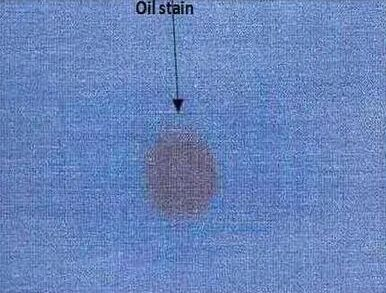
#> input picture uploads/temp_77bfac65b4a44cb39d56a00fb9a85b5d.jpg, 386 x 293 px, found by its file name
$ python debug.py
#> lines starting #> are read from the running program, lines starting #| are printed output that depends on the picture; after the words box and inside, x2 and y2 are one past the last pixel; in counts of white or black regions, pixels touching at a corner belong together
import cv2
import sys
import numpy as np

img_path = "C:\\Users\\admin\\.gemini\\antigravity\\scratch\\project\\uploads\\temp_77bfac65b4a44cb39d56a00fb9a85b5d.jpg"
img = cv2.imread(img_path)
#> img is the input picture: shape (293, 386, 3); mean B, G, R 189, 132.5, 103.5
if img is None:
    print("Could not read image")
    sys.exit()

lab = cv2.cvtColor(img, cv2.COLOR_BGR2LAB)
#> lab: shape (293, 386, 3); mean of channels 0, 1, 2 140.9, 133.1, 95.2
l, a, b = cv2.split(lab)
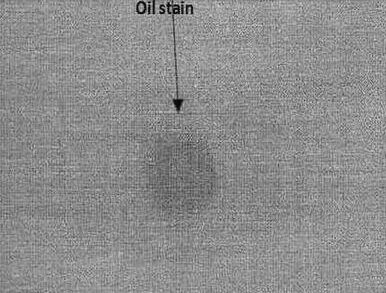
#> l: shape (293, 386); min 2, max 227, mean 140.9
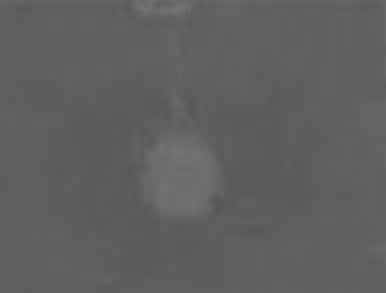
#> b: shape (293, 386); min 86, max 120, mean 95.2

median_a = np.median(a)
#> median_a = 133
median_b = np.median(b)
#> median_b = 95

dist = np.sqrt(np.square(a.astype(float) - median_a) + np.square(b.astype(float) - median_b))
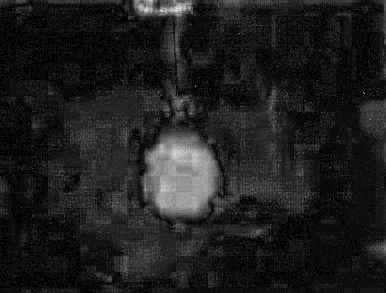
#> dist: shape (293, 386) float64; min 0, max 25.18, mean 3; drawn with min black and max white
dist = np.uint8(255 * dist / np.max(dist))

# Smooth the distance map
dist = cv2.GaussianBlur(dist, (15, 15), 0)

_, binary = cv2.threshold(dist, 50, 255, cv2.THRESH_BINARY)
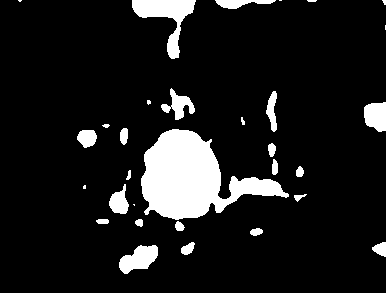
#> binary: shape (293, 386); 10.8% white; 31 white regions (8 under 20 px)

contours, _ = cv2.findContours(binary, cv2.RETR_EXTERNAL, cv2.CHAIN_APPROX_SIMPLE)
#> contours = 31 contours, 10 with area under 20; largest, box (x1, y1, x2, y2) and area: (141, 129, 289, 220) 6580, (132, 0, 196, 59) 1266, (119, 245, 158, 274) 654, (364, 102, 386, 132) 502, (161, 88, 195, 120) 394

print(f"Total contours: {len(contours)}")
#| Total contours: 31
for c in sorted(contours, key=cv2.contourArea, reverse=True)[:5]:
    area = cv2.contourArea(c)
    x, y, w, h = cv2.boundingRect(c)
    print(f"Area: {area}, BoundingBox: x={x}, y={y}, w={w}, h={h}")
#> this loop made 5 passes
#> (area, x, y, w, h) on passes 1 to 5: (6580, 141, 129, 148, 91), (1266, 132, 0, 64, 59), (654.5, 119, 245, 39, 29), (502.5, 364, 102, 22, 30), (394.5, 161, 88, 34, 32)
#| Area: 6580.0, BoundingBox: x=141, y=129, w=148, h=91
#| Area: 1266.0, BoundingBox: x=132, y=0, w=64, h=59
#| Area: 654.5, BoundingBox: x=119, y=245, w=39, h=29
#| Area: 502.5, BoundingBox: x=364, y=102, w=22, h=30
#| Area: 394.5, BoundingBox: x=161, y=88, w=34, h=32
